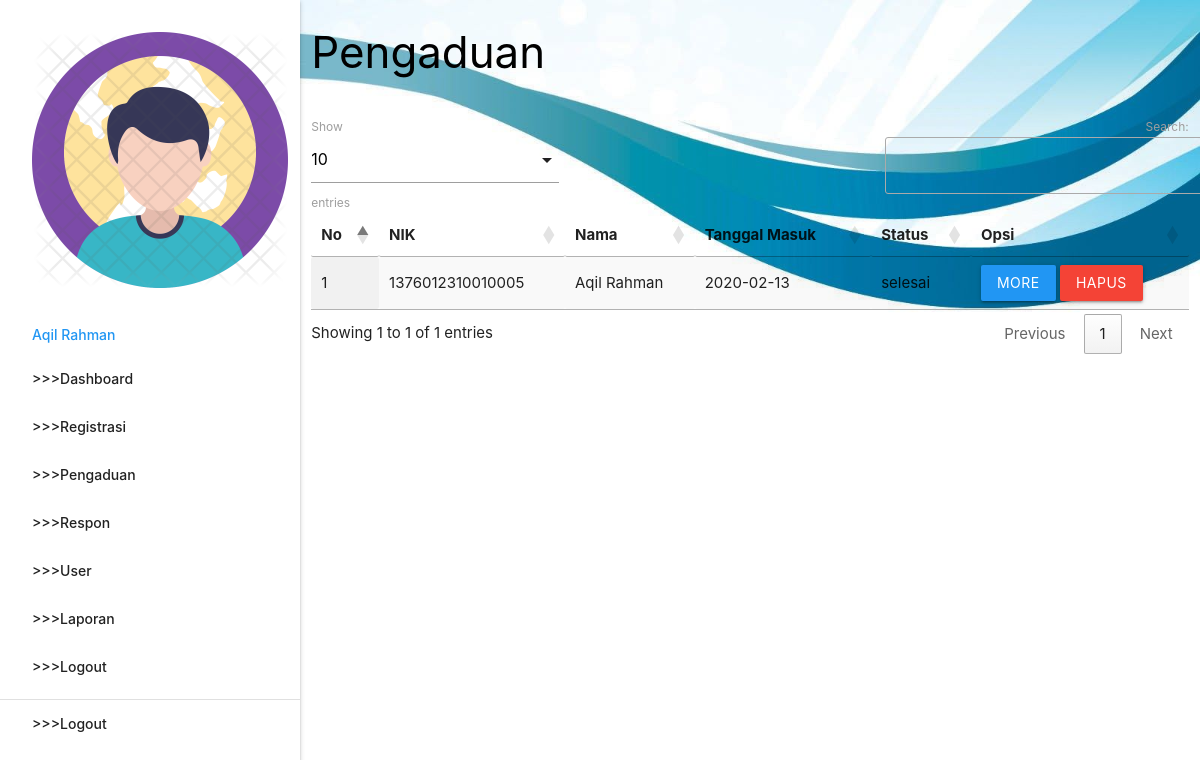
The page /admin/index.php?p=pengaduan (signed in) on the database its author committed.
### tables this page shows
CREATE TABLE `pengaduan` (
  `id_pengaduan` int(5) NOT NULL,
  `tgl_pengaduan` varchar(20) NOT NULL,
  `nik` varchar(16) NOT NULL,
  `isi_laporan` text NOT NULL,
  `foto` varchar(255) NOT NULL,
  `status` enum('proses','selesai') NOT NULL
);

CREATE TABLE `masyarakat` (
  `nik` varchar(16) NOT NULL,
  `nama` varchar(35) NOT NULL,
  `username` varchar(25) NOT NULL,
  `password` varchar(255) NOT NULL,
  `telp` varchar(13) NOT NULL
);

### admin/pengaduan.php (the view, shortened to what this page needs)
       <div class="row">
         <div class="col s12 m9">
           <h3 class="black-text">Pengaduan</h3>
         </div>
       </div>
       <table id="example" class="display responsive-table" style="width:100%">
         <thead>
             <tr>
			<th>No</th>
			<th>NIK</th>
			<th>Nama</th>
			<th>Tanggal Masuk</th>
			<th>Status</th>
			<th>Opsi</th>
             </tr>
         </thead>
         <tbody>
<?php
	$no=1;
	$query = mysqli_query($koneksi,"SELECT * FROM pengaduan INNER JOIN masyarakat ON pengaduan.nik=masyarakat.nik ORDER BY pengaduan.id_pengaduan DESC");
	while ($r=mysqli_fetch_assoc($query)) { ?>
	<tr>
		<td><?php echo $no++; ?></td>
		<td><?php echo $r['nik']; ?></td>
		<td><?php echo $r['nama']; ?></td>
		<td><?php echo $r['tgl_pengaduan']; ?></td>
		<td><?php echo $r['status']; ?></td>
		<td><a class="btn modal-trigger blue" href="#more?id_pengaduan=<?php echo $r['id_pengaduan'] ?>">More</a>  <a class="btn red" onclick="return confirm('Anda Yakin Ingin Menghapus Y/N')" href="index.php?p=pengaduan_hapus&id_pengaduan=<?php echo $r['id_pengaduan'] ?>">Hapus</a></td>
	</tr>
           <?php  }
            ?>
         </tbody>
       </table>

### rows shown on the page
pengaduan: masyarakat.nik "1376012310010005", masyarakat.nama "Aqil Rahman", tgl_pengaduan "2020-02-13", status "selesai"

### other values the page prints
$_SESSION['data']['nama_petugas'] "Aqil Rahman"
